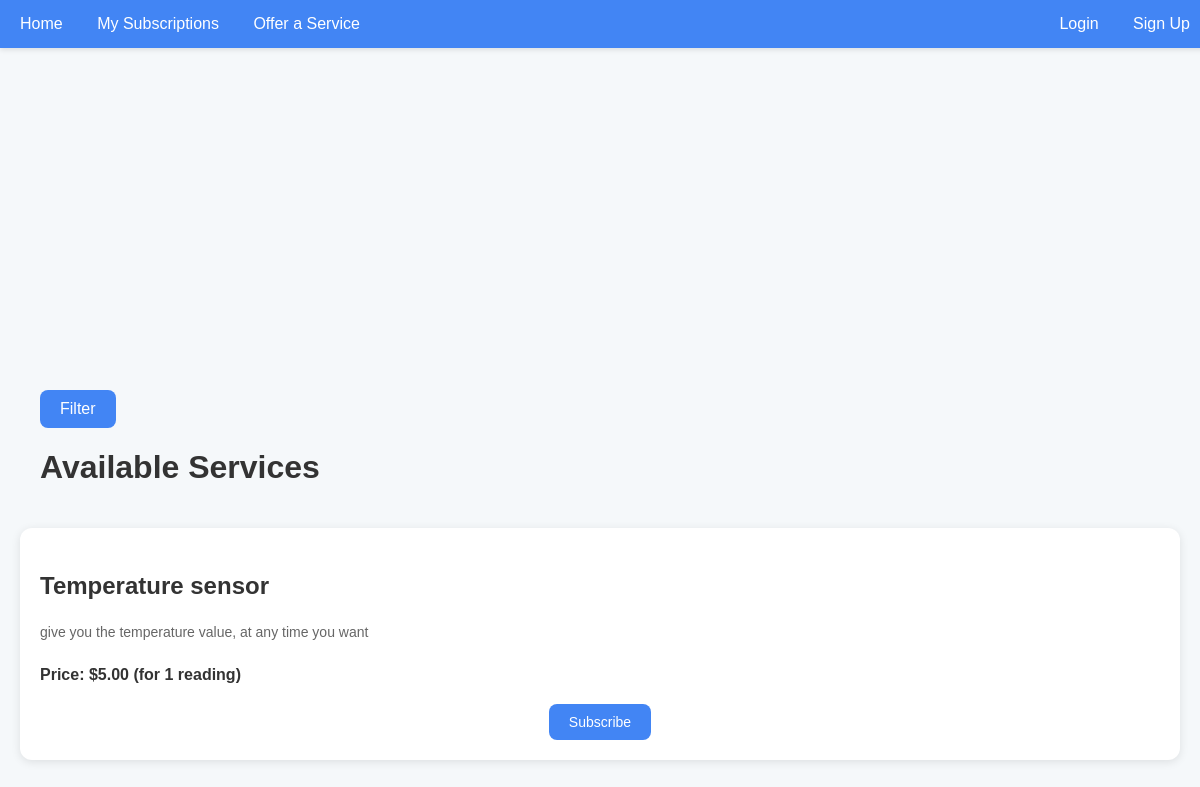
The page /sensor/services/ on the database as committed earlier.
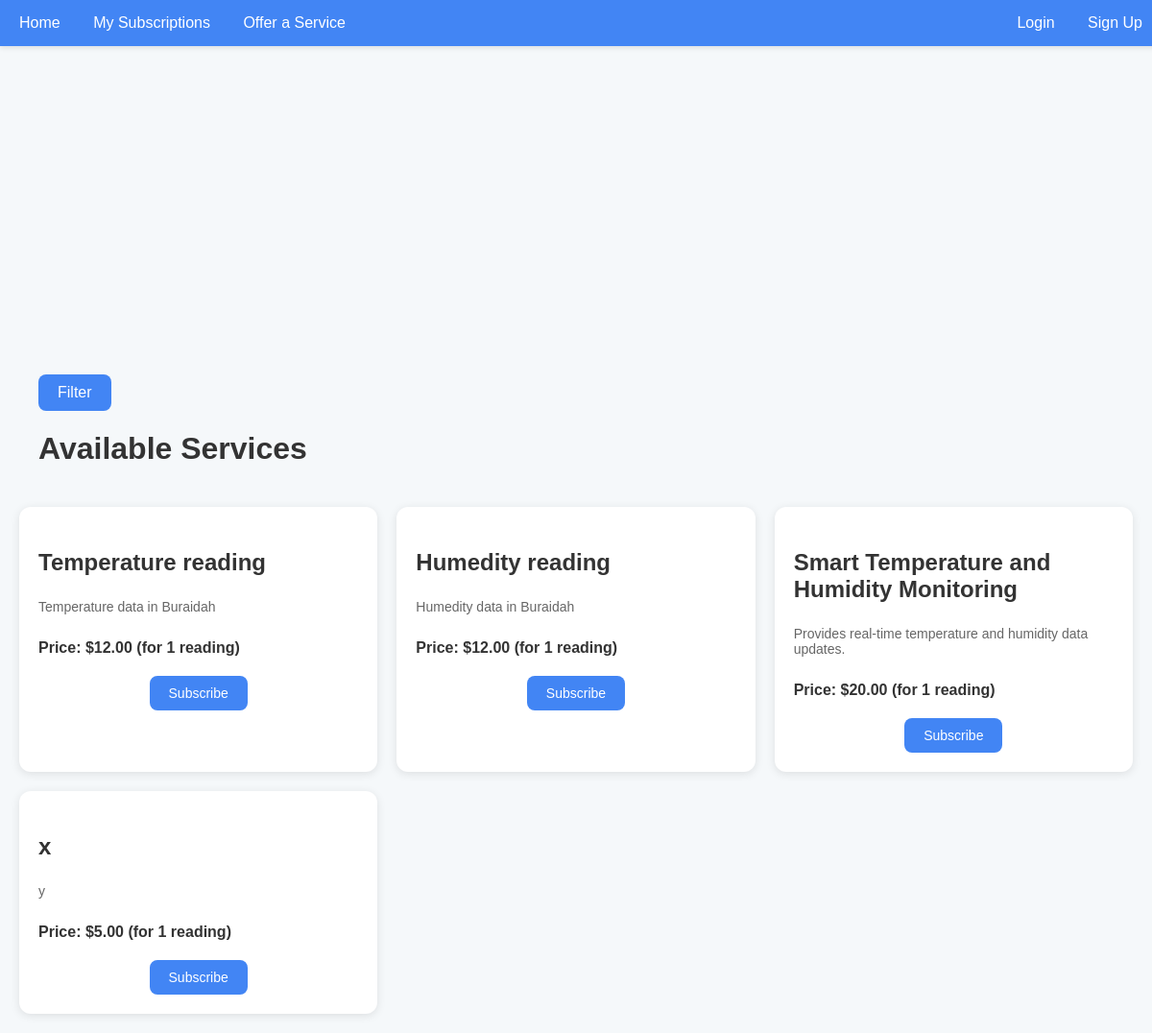
The same page on the database as committed later.
### sensor/models.py (models this page shows)
class OfferedService(models.Model):
    service_type = models.CharField(max_length=100)
    description = models.TextField()
    price = models.DecimalField(max_digits=10, decimal_places=2)
    latitude = models.DecimalField(max_digits=9, decimal_places=6, null=True, blank=True)
    longitude = models.DecimalField(max_digits=9, decimal_places=6, null=True, blank=True)

### sensor/views.py (the view)
# urls.py: path('services/', views.service_list, name='service_list'),
def service_list(request):
    services = OfferedService.objects.all()
    min_price = request.GET.get("min_price")
    max_price = request.GET.get("max_price")
    if min_price:
        services = [service for service in services if service.price >= float(min_price)]
    if max_price:
        services = [service for service in services if service.price <= float(max_price)]
    serialized_services = json.dumps(
        [
            {
                "id": service.id,
                "service_type": service.service_type,
                "description": service.description,
                "price": service.price,
                "latitude": service.latitude,
                "longitude": service.longitude,
            }
            for service in services
        ],
        cls=DjangoJSONEncoder
    )
    return render(request, 'sensor/service_list.html', {'services': services, 'serialized_services': serialized_services})

### sensor/templates/sensor/service_list.html (shortened to what this page needs)
<!DOCTYPE html>
<html lang="en">
<head>
</head>
<body>
    <div class="navbar">
        <div>
            <a href="{% url 'home' %}">Home</a>
            <a href="{% url 'sensor:my_subscriptions' %}">My Subscriptions</a>
            <a href="{% url 'sensor:offer_service' %}">Offer a Service</a>
        </div>
        <div>
            {% if user.is_authenticated %}
                <span>Welcome {{ user.username }}</span>
                <a href="{% url 'signout' %}">Logout</a>
            {% else %}
                <a href="{% url 'signin' %}">Login</a>
                <a href="{% url 'signup' %}">Sign Up</a>
            {% endif %}
        </div>
    </div>
    <div class="map-container" id="map"></div>
    <div class="container">
        <div class="container">
            <button class="toggle-filters-button" onclick="toggleFilters()">Filter</button>
            <h1>Available Services</h1>
        </div>
        <div class="service-list">
            {% for service in services %}
            <div class="service-item">
                <p class="service-title">{{ service.service_type }}</p>
                <p class="service-description">{{ service.description }}</p>
                <p class="service-price" id="service-price-{{ service.id }}">Price: ${{ service.price }} (for 1 reading)</p>
                <button class="subscribe-button" onclick="toggleForm('{{ service.id }}')">Subscribe</button>
            </div>
            {% endfor %}
        </div>
    </div>
</body>
</html>

Rows that differ between the two databases and show on the page:
removed OfferedService: service_type "Temperature sensor", description "give you the temperature value, at any time you want", price "5.00"
added OfferedService: service_type "Temperature reading", description "Temperature data in Buraidah", price "12.00"
added OfferedService: service_type "Humedity reading", description "Humedity data in Buraidah", price "12.00"
added OfferedService: service_type "Smart Temperature and Humidity Monitoring", description "Provides real-time temperature and humidity data updates.", price "20.00"
added OfferedService: service_type "x", description "y", price "5.00"
